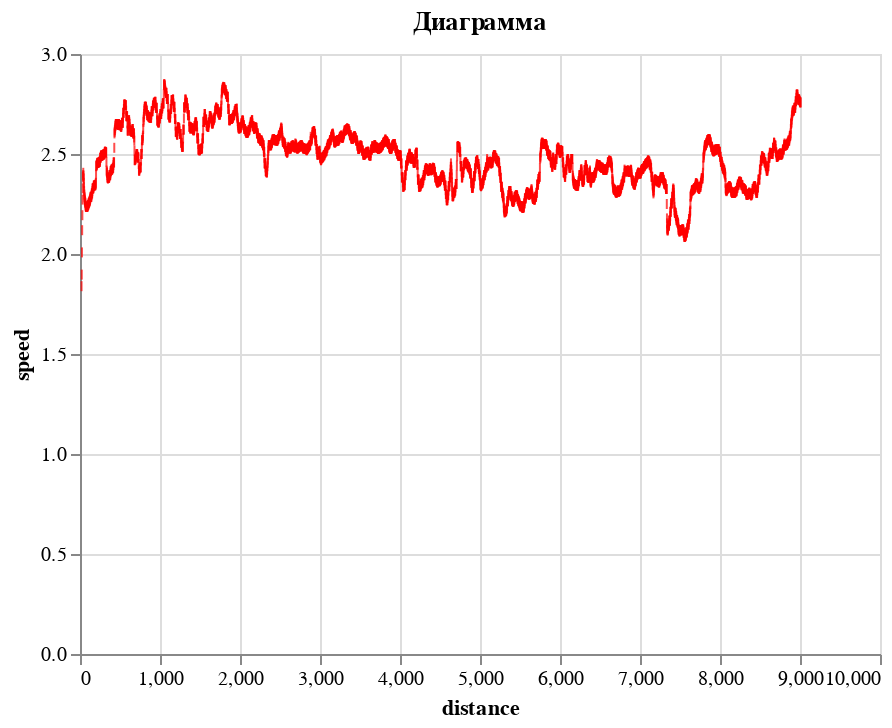

Write notebook code for a chart like this one.
### Code cell
import altair as alt
alt.Chart(record_df).mark_tick(
    filled = True
).encode(
    y = 'speed',
    x = 'distance',
    tooltip = 'heart_rate'
).configure_mark(
    color='red',  # Изменяем цвет диаграммы
).properties(
    title='Диаграмма'
).interactive()

### Figure 1 — Vega-Lite specification as saved in the notebook (floating-point values rounded to 4 significant figures; data arrays with more than 128 entries replaced by an {"elided": "..."} marker saying what was removed)
{"config": {"view": {"continuousWidth": 400, "continuousHeight": 300}, "mark": {"color": "red"}}, "data": {"name": "data-48cf43042e3933fe92f1b703286cca9b"}, "mark": {"type": "tick", "filled": true}, "encoding": {"tooltip": {"field": "heart_rate", "type": "quantitative"}, "x": {"field": "distance", "type": "quantitative"}, "y": {"field": "speed", "type": "quantitative"}}, "selection": {"selector001": {"type": "interval", "bind": "scales", "encodings": ["x", "y"]}}, "title": "Диаграмма", "$schema": "https://vega.github.io/schema/vega-lite/v4.17.0.json", "datasets": {"data-48cf43042e3933fe92f1b703286cca9b": {"elided": "3626 records"}}}
